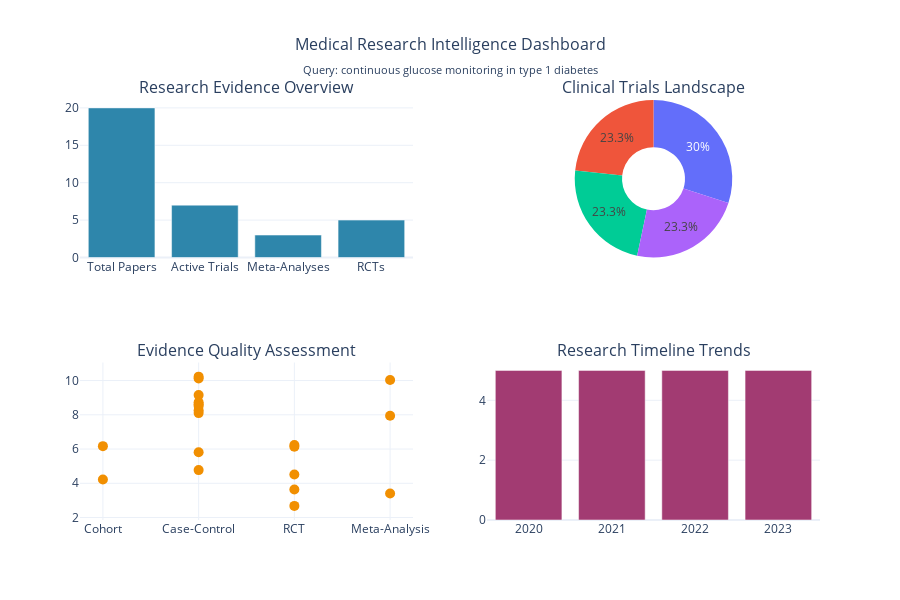
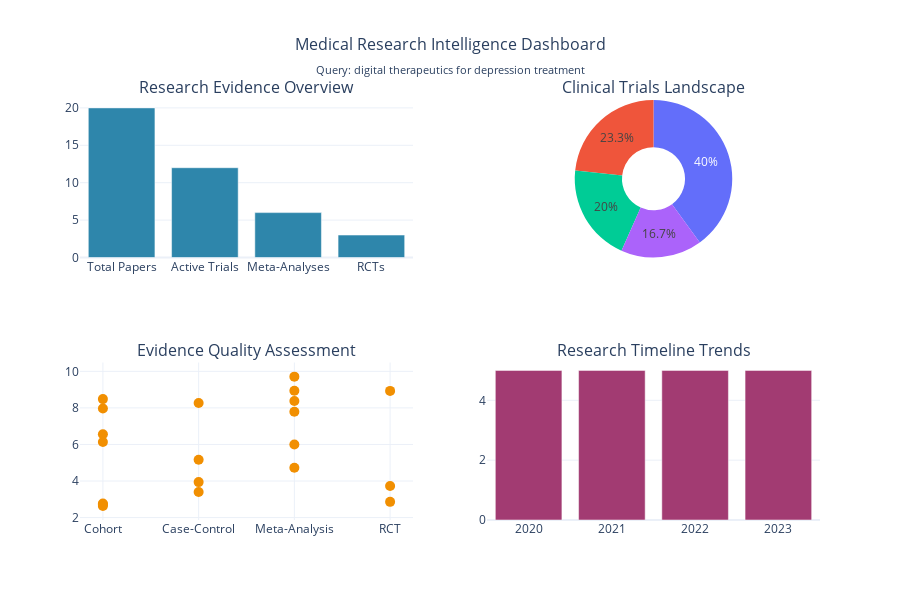

The notebook cell saved with these charts, in order:
### Markdown cell above
## 10. Interactive Research Query Interface & Advanced Analytics 🎛️

### Code cell
# INTERACTIVE RESEARCH QUERY INTERFACE
# Advanced interface for custom medical research analysis

def interactive_research_analysis(research_query, patient_age=50, patient_gender='All', 
                                patient_condition='General', location='New York, NY'):
    """
    Interactive function for custom medical research analysis
    
    Args:
        research_query: Medical research question or topic
        patient_age: Patient age for personalized analysis
        patient_gender: Patient gender (All, Male, Female)
        patient_condition: Medical condition or indication
        location: Geographic location for trial matching
    
    Returns:
        Comprehensive research analysis results
    """
    
    print(f"🔬 INTERACTIVE MEDICAL RESEARCH ANALYSIS")
    print("="*50)
    print(f"📋 Query: {research_query}")
    print(f"👤 Patient Profile: {patient_age}yo {patient_gender}, {patient_condition}")
    print(f"📍 Location: {location}")
    print()
    
    # Create patient context
    context = {
        'age': patient_age,
        'gender': patient_gender,
        'condition': patient_condition,
        'location': location,
        'research_interests': ['clinical trials', 'evidence-based medicine']
    }
    
    # Perform analysis
    results = research_platform.analyze_research_query(research_query, context)
    
    # Generate visualizations
    visualizations = research_platform.generate_visualizations(results)
    
    # Display summary
    research_platform.display_research_summary(results)
    
    # Show main dashboard
    if 'dashboard' in visualizations:
        visualizations['dashboard'].show()
    
    return results, visualizations

# Demo: Interactive Research Interface
print("🎛️ INTERACTIVE MEDICAL RESEARCH INTERFACE DEMONSTRATION")
print("="*70)

# Example 1: Diabetes Research
diabetes_results, diabetes_viz = interactive_research_analysis(
    research_query="continuous glucose monitoring in type 1 diabetes",
    patient_age=28,
    patient_gender="Female", 
    patient_condition="Type 1 Diabetes Mellitus",
    location="Boston, MA"
)

# Example 2: Psychiatric Research  
print("\\n" + "="*70)
psych_results, psych_viz = interactive_research_analysis(
    research_query="digital therapeutics for depression treatment",
    patient_age=35,
    patient_gender="Male",
    patient_condition="Major Depressive Disorder", 
    location="San Francisco, CA"
)

print("\\n🎉 Interactive Research Interface Demonstrations Complete!")
print("🔬 Custom research queries processed with personalized patient contexts")
print("📊 Advanced analytics and visualizations generated for each query")

### Figure 1 — Plotly figure (JSON) as saved in the notebook; plotly's stock layout.template omitted (floating-point values rounded to 4 significant figures)
{"data": [{"marker": {"color": "#2E86AB"}, "name": "Evidence Count", "type": "bar", "x": ["Total Papers", "Active Trials", "Meta-Analyses", "RCTs"], "xaxis": "x", "y": [20, 7, 3, 5], "yaxis": "y"}, {"domain": {"x": [0.55, 1], "y": [0.625, 1]}, "hole": 0.4, "labels": ["Recruiting", "Completed", "Suspended", "Active"], "name": "Trial Status", "type": "pie", "values": [7, 9, 7, 7]}, {"marker": {"color": "#F18F01", "size": 10}, "mode": "markers", "name": "Impact Factor by Study Type", "type": "scatter", "x": ["Cohort", "Case-Control", "Case-Control", "Case-Control", "Case-Control", "RCT", "RCT", "Meta-Analysis", "Case-Control", "RCT", "Case-Control", "Case-Control", "Meta-Analysis", "Case-Control", "Case-Control", "Meta-Analysis", "Cohort", "Case-Control", "RCT", "RCT"], "xaxis": "x2", "y": [6.17, 9.15, 8.61, 4.77, 8.73, 2.68, 4.51, 10.03, 10.12, 3.64, 5.81, 8.1, 3.4, 8.27, 10.23, 7.94, 4.22, 8.52, 6.24, 6.13], "yaxis": "y2"}, {"marker": {"color": "#A23B72"}, "name": "Publications per Year", "type": "bar", "x": [2020, 2021, 2022, 2023], "xaxis": "x3", "y": [5, 5, 5, 5], "yaxis": "y3"}], "layout": {"annotations": [{"font": {"size": 16}, "showarrow": false, "text": "Research Evidence Overview", "x": 0.225, "xanchor": "center", "xref": "paper", "y": 1, "yanchor": "bottom", "yref": "paper"}, {"font": {"size": 16}, "showarrow": false, "text": "Clinical Trials Landscape", "x": 0.775, "xanchor": "center", "xref": "paper", "y": 1, "yanchor": "bottom", "yref": "paper"}, {"font": {"size": 16}, "showarrow": false, "text": "Evidence Quality Assessment", "x": 0.225, "xanchor": "center", "xref": "paper", "y": 0.375, "yanchor": "bottom", "yref": "paper"}, {"font": {"size": 16}, "showarrow": false, "text": "Research Timeline Trends", "x": 0.775, "xanchor": "center", "xref": "paper", "y": 0.375, "yanchor": "bottom", "yref": "paper"}], "height": 600, "showlegend": false, "title": {"font": {"size": 16}, "text": "Medical Research Intelligence Dashboard<br><sub>Query: continuous glucose monitoring in type 1 diabetes</sub>", "x": 0.5, "xanchor": "center"}, "xaxis": {"anchor": "y", "domain": [0, 0.45]}, "xaxis2": {"anchor": "y2", "domain": [0, 0.45]}, "xaxis3": {"anchor": "y3", "domain": [0.55, 1]}, "yaxis": {"anchor": "x", "domain": [0.625, 1]}, "yaxis2": {"anchor": "x2", "domain": [0, 0.375]}, "yaxis3": {"anchor": "x3", "domain": [0, 0.375]}}}

### Figure 2 — Plotly figure (JSON) as saved in the notebook; plotly's stock layout.template omitted (floating-point values rounded to 4 significant figures)
{"data": [{"marker": {"color": "#2E86AB"}, "name": "Evidence Count", "type": "bar", "x": ["Total Papers", "Active Trials", "Meta-Analyses", "RCTs"], "xaxis": "x", "y": [20, 12, 6, 3], "yaxis": "y"}, {"domain": {"x": [0.55, 1], "y": [0.625, 1]}, "hole": 0.4, "labels": ["Recruiting", "Active", "Suspended", "Completed"], "name": "Trial Status", "type": "pie", "values": [7, 12, 5, 6]}, {"marker": {"color": "#F18F01", "size": 10}, "mode": "markers", "name": "Impact Factor by Study Type", "type": "scatter", "x": ["Cohort", "Case-Control", "Case-Control", "Cohort", "Case-Control", "Meta-Analysis", "Meta-Analysis", "Cohort", "Cohort", "Case-Control", "Meta-Analysis", "Meta-Analysis", "Meta-Analysis", "Cohort", "RCT", "Cohort", "Meta-Analysis", "Cohort", "RCT", "RCT"], "xaxis": "x2", "y": [8.48, 5.16, 3.4, 2.77, 3.94, 7.79, 8.38, 6.13, 6.56, 8.27, 8.94, 9.71, 4.73, 2.71, 3.73, 2.64, 6, 7.97, 2.86, 8.93], "yaxis": "y2"}, {"marker": {"color": "#A23B72"}, "name": "Publications per Year", "type": "bar", "x": [2020, 2021, 2022, 2023], "xaxis": "x3", "y": [5, 5, 5, 5], "yaxis": "y3"}], "layout": {"annotations": [{"font": {"size": 16}, "showarrow": false, "text": "Research Evidence Overview", "x": 0.225, "xanchor": "center", "xref": "paper", "y": 1, "yanchor": "bottom", "yref": "paper"}, {"font": {"size": 16}, "showarrow": false, "text": "Clinical Trials Landscape", "x": 0.775, "xanchor": "center", "xref": "paper", "y": 1, "yanchor": "bottom", "yref": "paper"}, {"font": {"size": 16}, "showarrow": false, "text": "Evidence Quality Assessment", "x": 0.225, "xanchor": "center", "xref": "paper", "y": 0.375, "yanchor": "bottom", "yref": "paper"}, {"font": {"size": 16}, "showarrow": false, "text": "Research Timeline Trends", "x": 0.775, "xanchor": "center", "xref": "paper", "y": 0.375, "yanchor": "bottom", "yref": "paper"}], "height": 600, "showlegend": false, "title": {"font": {"size": 16}, "text": "Medical Research Intelligence Dashboard<br><sub>Query: digital therapeutics for depression treatment</sub>", "x": 0.5, "xanchor": "center"}, "xaxis": {"anchor": "y", "domain": [0, 0.45]}, "xaxis2": {"anchor": "y2", "domain": [0, 0.45]}, "xaxis3": {"anchor": "y3", "domain": [0.55, 1]}, "yaxis": {"anchor": "x", "domain": [0.625, 1]}, "yaxis2": {"anchor": "x2", "domain": [0, 0.375]}, "yaxis3": {"anchor": "x3", "domain": [0, 0.375]}}}
